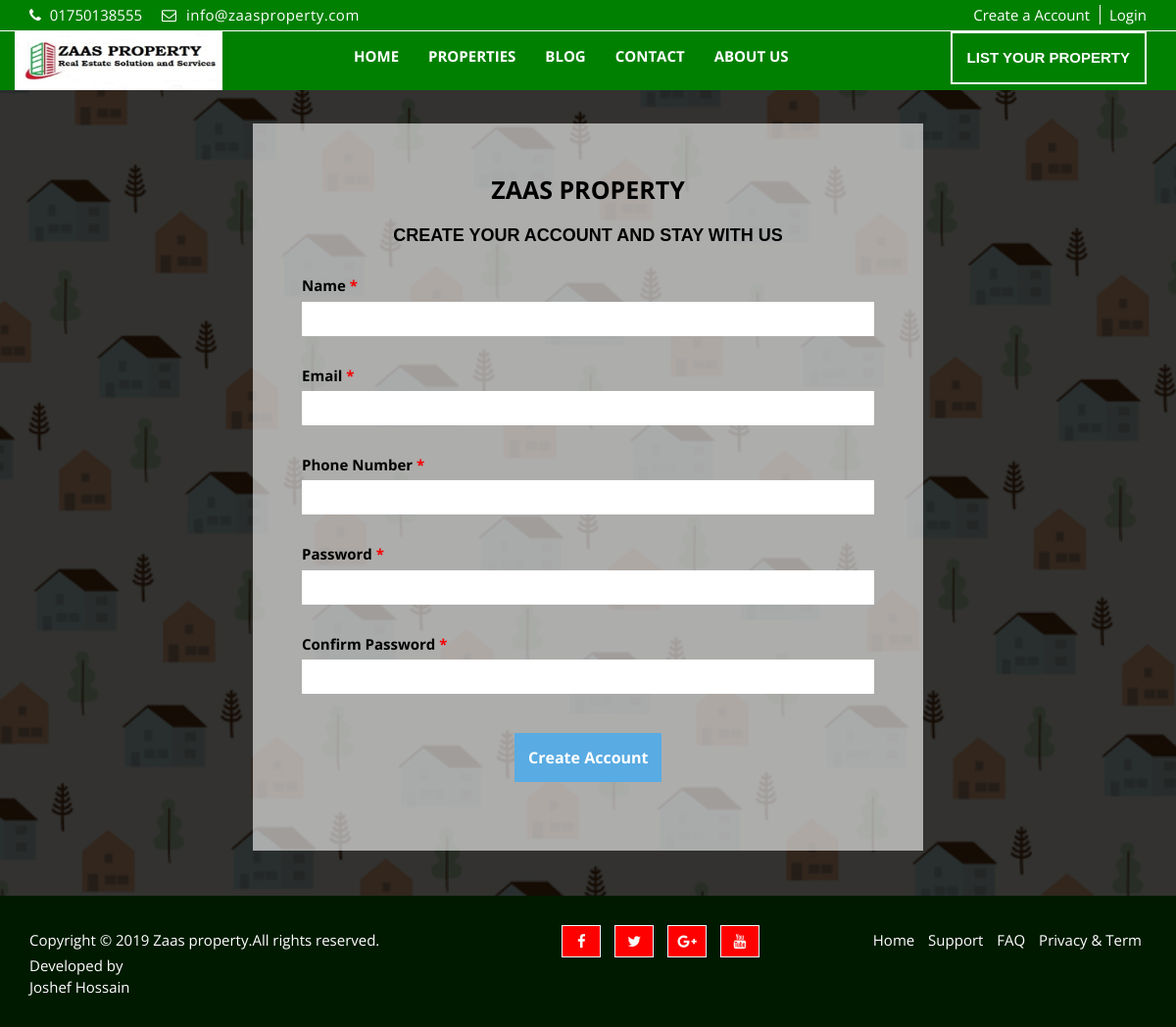
/user-reg/, run on the app's committed database.
### blogapp/models.py (models this page shows, shortened)
class Contact(models.Model):
    Name          = models.TextField(max_length=254)
    Designation   = models.TextField(max_length=254,blank= True)
    Phone_number  = models.CharField(max_length=50)
    Mail          = models.EmailField(max_length=254)
    Address       = models.TextField(max_length=254)
    Website       = models.TextField(max_length=254,blank= True)
    Facebook      = models.TextField(max_length=254,blank= True)
    Speach        = RichTextField(blank= True)
    google_map    = models.TextField(blank= True)
    Status        = models.BooleanField(default = True)
    class Meta:
        verbose_name = 'Contact'
        verbose_name_plural = 'Contacts'

class Logo(models.Model):
    Title       = models.CharField(max_length=50)
    Image       = models.ImageField(upload_to="logo/",blank= True)
    icon        = models.ImageField(upload_to="logo/",blank= True)
    Status      = models.BooleanField(default = True)
    header_image = models.ImageField(upload_to="logo/",blank= True)
    class Meta:
        verbose_name = 'Logo'
        verbose_name_plural = 'Logos'

class company_footer_link(models.Model):
    Title       = models.CharField(max_length=50)
    facebook    = models.TextField(max_length=254)
    tweeter     = models.TextField(max_length=254,blank= True)
    google_plas = models.TextField(max_length=254,blank= True)
    youtube     = models.TextField(max_length=254,blank= True)
    Status        = models.BooleanField(default = True)
    class Meta:
        verbose_name = 'company_footer_link'
        verbose_name_plural = 'company_footer_link'

### blogapp/views.py (the view)
# urls.py: path('user-reg/',views.user_register),
def user_register(request):
    if request.method=="POST":
        Name        = request.POST['Name']
        email       = request.POST['email']
        phone       = request.POST['phone']
        password    = request.POST['password']
        new_md5_obj     = hashlib.md5(password.encode())
        new_enc_pass    = new_md5_obj.hexdigest()
        cheak_email = models.user_reg.objects.filter(email = email)
        if not cheak_email:
            models.user_reg.objects.create(Name = Name, email = email, phone = phone, password = new_enc_pass)
            messages.success(request, "Registration Successfull")
        else:
            messages.warning(request, "Already This Email has an Account")
    else:
        messages.warning(request, "")
    return render(request, "blogapp/register.html")

### blogapp/templatetags/data_load.py (called while the page is built)
@register.filter(name='contactreg')
def mycontact(request):
    cnt  = models.Contact.objects.filter(Status = True).order_by("-id")
    return cnt

@register.filter(name='footer')
def myfooter(request):
    foot  = models.company_footer_link.objects.filter(Status = True).order_by("-id")
    return foot

@register.filter(name='logoreg')
def logoicon(request):
    logo  = models.Logo.objects.filter(Status = True).order_by("-id")
    return logo

### blogapp/templates/blogapp/register.html (shortened to what this page needs)
{% extends 'blogapp/base.html' %}
{% load static %}
{% load data_load %}
{% block content %}
  <section id="aa-signin">
    <div class="container">
      <div class="row">
        <div class="col-md-12">
          <div class="aa-signin-area">
            <div class="aa-signin-form">
              <div class="aa-signin-form-title">
                <a class="aa-property-home" href="index.html">Zaas Property</a>
                <h4>Create your account and Stay with us</h4>
              </div>
              <form class="contactform" action="" method="POST">{% csrf_token %}
                <div class="aa-single-field">
                  <label for="">Name <span class="required">*</span></label>
                  <input type="text" required="required" aria-required="true" value="" name="Name">
                </div>
                <div class="aa-single-field">
                  <label for="">Email <span class="required">*</span></label>
                  <input type="email" required="required" aria-required="true" value="" name="email">
                </div>
                <div class="aa-single-field">
                  <label for="">Phone Number <span class="required">*</span></label>
                  <input type="text" required="required" aria-required="true" value="" name="phone">
                </div>
                <div class="aa-single-field">
                  <label for="password">Password <span class="required">*</span></label>
                  <input type="password" name="password" id="new_pass1">
                </div>
                <div class="aa-single-field">
                  <label for="confirm-password">Confirm Password <span class="required">*</span></label>
                  <input type="password" name="confirm_password" id="confirm_pass2">
                </div>
                <div class="aa-single-submit">
                  <input type="submit" value="Create Account" name="submit">
                </div>
              </form>
            </div>
          </div>
        </div>
      </div>
    </div>
  </section>
  {% endblock %}

### blogapp/templates/blogapp/base.html (shortened to what this page needs)
<!DOCTYPE html>
<html lang="en">
  <head>
    {% load static %}
    {% load data_load %}
    <link href="{% static 'blogapp/css/font-awesome.css' %}" rel="stylesheet">
    <link href="{% static 'blogapp/css/bootstrap.css' %}" rel="stylesheet">
    <link rel="stylesheet" type="text/css" href="{% static 'blogapp/css/slick.css' %}">
    <link rel="stylesheet" type="text/css" href="{% static 'blogapp/css/nouislider.css' %}">
    <link rel="stylesheet" href="{% static 'blogapp/css/jquery.fancybox.css' %}" type="text/css" media="screen" />
    <link id="switcher" href="{% static 'blogapp/css/theme-color/default-theme.css' %}" rel="stylesheet">
    <link href="{% static 'blogapp/css/style.css' %}" rel="stylesheet">
  </head>
  <body class="aa-price-range">
  <header id="aa-header">
    <div class="container">
      <div class="row">
        <div class="col-md-12">
          <div class="aa-header-area">
            <div class="row">
              <div class="col-md-6 col-sm-6 col-xs-6">
                <div class="aa-header-left">
                {% for phn in mycontact|contactreg|slice:"1" %}
					<div class="aa-telephone-no">
						<span class="fa fa-phone"></span>
						{{ phn.Phone_number }}
					</div>
					<div class="aa-email hidden-xs">
						<span class="fa fa-envelope-o"></span> {{ phn.Mail }}
					</div>
                {% endfor %}
                </div>
              </div>
              <div class="col-md-6 col-sm-6 col-xs-6">
                <div class="aa-header-right">
                {% if request.session.email %}
                    <a href="/user-ac/" class="aa-register">My Account</a>
                    <a href="/logout/"class="aa-login" >Logout</a>
                {% else %}
                    <a href="/user-reg/" class="aa-register">Create a Account</a>
                    <a href="/login/" class="aa-login">Login</a>
                {% endif %}
                </div>
              </div>
            </div>
          </div>
        </div>
      </div>
    </div>
  </header>
  <section id="aa-menu-area">
    <nav class="navbar navbar-default main-navbar" role="navigation">
      <div class="container">
        <div class="navbar-header">
           {% for logo in logoicon|logoreg|slice:"1" %}
              <a class="navbar-brand aa-logo-img" href="/"><img src="/static/blogapp/media/{{ logo.Image }}" alt="logo"></a>
           {% endfor %}
        </div>
        <div id="navbar" class="navbar-collapse collapse">
          <ul id="top-menu" class="nav navbar-nav navbar-right aa-main-nav">
            <li ><a href="/"><b>HOME</b></a></li>
             <li > <a href="/properties/"><b>PROPERTIES </b></a>
              </li>
              <li> <a href="/blog/"><b>BLOG</a></b></li>
            <li><a href="/contact/" ><b>CONTACT</a></b></li>
            <li><a href="/about-us/" ><b>ABOUT US </b></a></li>
        {% if request.session.email %}
          <li ><a class="property-ad-menu" href="/user-ad/"><b> LIST YOUR PROPERTY</a></b></li>
            {% else %}
                <li><a href="/login/" class="property-ad-menu"><b>LIST YOUR PROPERTY</a></b></li>
            {% endif %}
          </ul>
        </div>
      </div>
    </nav>
  </section>
        {% block content %}
        {% endblock %}
  <footer id="aa-footer">
    <div class="container">
      <div class="row">
        <div class="col-md-12">
        <div class="aa-footer-area">
          <div class="row">
            <div class="col-md-4 col-sm-6 col-xs-12">
              <div class="aa-footer-left">
              <p>Copyright © 2019 Zaas property.All rights reserved.</p>
               <p>Developed by <br><a rel="nofollow" href="https://www.facebook.com/shihab.chowdhury.180" target="_blank">Joshef Hossain</a></p>
              </div>
            </div>
            <div class="col-md-4 col-sm-6 col-xs-12">
              <div class="aa-footer-middle">
                {% for con in myfooter|footer|slice:"1" %}
                  <a href="{{con.facebook}}"><i class="fa fa-facebook"></i></a>
                  <a href="{{con.tweeter}}"><i class="fa fa-twitter"></i></a>
                  <a href="{{con.google_plas}}"><i class="fa fa-google-plus"></i></a>
                  <a href="{{con.youtube}}"><i class="fa fa-youtube"></i></a>
                {% endfor %}
              </div>
            </div>
            <div class="col-md-4 col-sm-12 col-xs-12">
              <div class="aa-footer-right">
                <a href="/">Home</a>
                <a href="/contact/">Support</a>
                <a href="#">FAQ</a>
                <a href="#">Privacy & Term</a>
              </div>
            </div>
          </div>
        </div>
      </div>
      </div>
    </div>
  </footer>
  </body>
</html>

### blogapp/static/blogapp/css/theme-color/default-theme.css (style rules this page uses)
#aa-signin .aa-signin-area .aa-signin-form .aa-single-submit input[type="submit"] { background-color: #59abe3; border: 2px solid #59abe3; }

### data on the page
Contact: Phone_number "01750138555", Mail "info@zaasproperty.com"
Logo: Image (picture)
